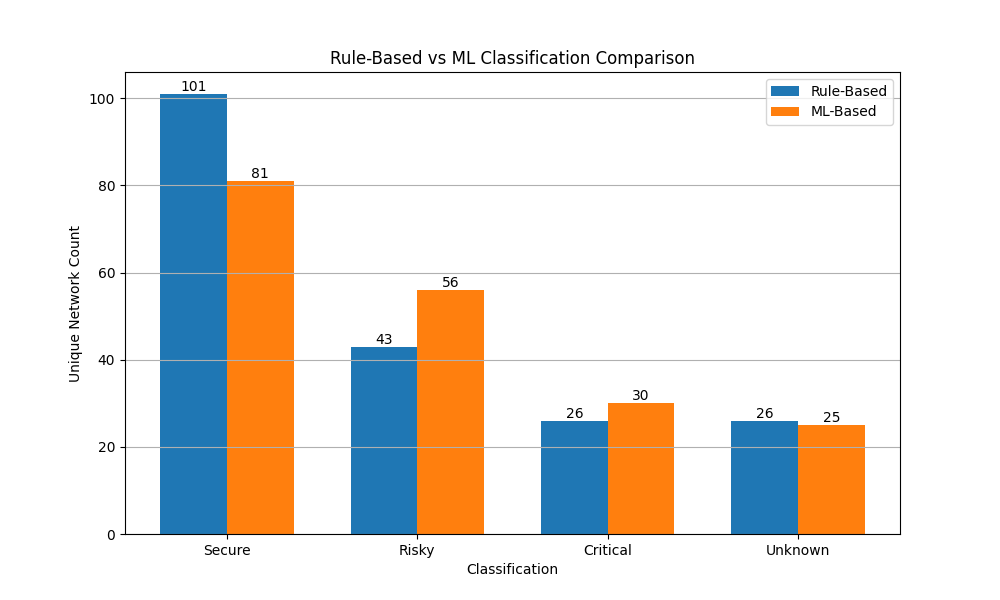

Recreate this plot in Python.
import os
import sys

# -----------------------------------------
# ADD PROJECT ROOT TO PYTHON PATH
# -----------------------------------------

BASE_DIR = os.path.dirname(
    os.path.dirname(os.path.abspath(__file__))
)

sys.path.append(BASE_DIR)

# -----------------------------------------
# DJANGO SETUP
# -----------------------------------------

os.environ.setdefault(
    "DJANGO_SETTINGS_MODULE",
    "airfence.settings"
)

import django
django.setup()

# -----------------------------------------
# IMPORTS
# -----------------------------------------

from collections import Counter
import matplotlib.pyplot as plt
import numpy as np

from scanner.models import NetworkObservation

# -----------------------------------------
# FETCH UNIQUE DATA
# -----------------------------------------

observations = (
    NetworkObservation.objects
    .values(
        "classification",
        "ml_classification",
        "access_point__bssid"
    )
    .distinct()
)

# -----------------------------------------
# COUNT CLASSIFICATIONS
# -----------------------------------------

actual_counts = Counter()
ml_counts = Counter()

for obs in observations:

    actual = obs["classification"]
    ml = obs["ml_classification"]

    actual_counts[actual] += 1

    if ml:
        ml_counts[ml] += 1

# -----------------------------------------
# LABELS
# -----------------------------------------

labels = [
    "Secure",
    "Risky",
    "Critical",
    "Unknown"
]

actual_values = [
    actual_counts.get(label, 0)
    for label in labels
]

ml_values = [
    ml_counts.get(label, 0)
    for label in labels
]

# -----------------------------------------
# BAR POSITIONS
# -----------------------------------------

x = np.arange(len(labels))
width = 0.35

# -----------------------------------------
# CREATE CHART
# -----------------------------------------

plt.figure(figsize=(10, 6))

bars1 = plt.bar(
    x - width/2,
    actual_values,
    width,
    label='Rule-Based'
)

bars2 = plt.bar(
    x + width/2,
    ml_values,
    width,
    label='ML-Based'
)

# -----------------------------------------
# ADD VALUES
# -----------------------------------------

for bar in bars1:

    height = bar.get_height()

    plt.text(
        bar.get_x() + bar.get_width()/2,
        height,
        str(height),
        ha='center',
        va='bottom'
    )

for bar in bars2:

    height = bar.get_height()

    plt.text(
        bar.get_x() + bar.get_width()/2,
        height,
        str(height),
        ha='center',
        va='bottom'
    )

# -----------------------------------------
# LABELS
# -----------------------------------------

plt.xlabel("Classification")
plt.ylabel("Unique Network Count")

plt.title(
    "Rule-Based vs ML Classification Comparison"
)

plt.xticks(x, labels)

plt.legend()

plt.grid(axis='y')

# -----------------------------------------
# SAVE CHART
# -----------------------------------------

output_path = os.path.join(
    BASE_DIR,
    "chart",
    "ml_classification_comparison.png"
)

plt.savefig(output_path)

print(f"Chart saved to: {output_path}")

plt.close()
